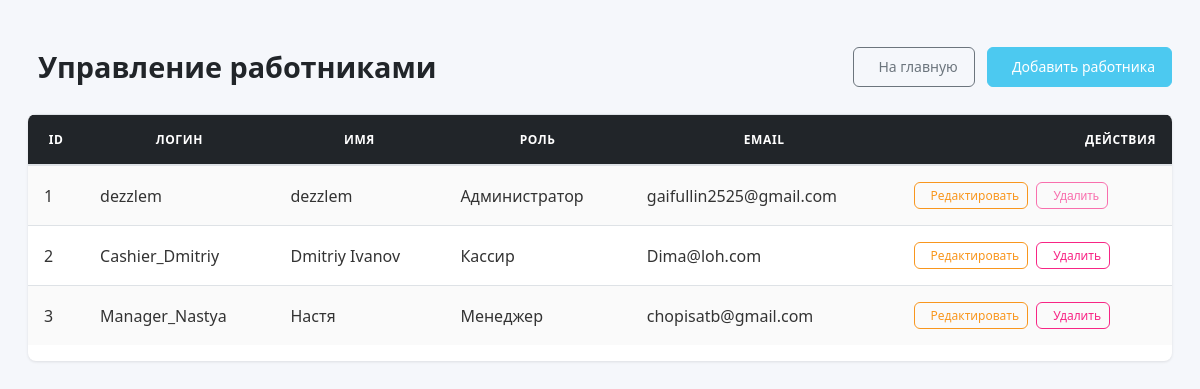
The app's page /receipts/employees/ (signed in) with its own data.
### receipts/models.py (models this page shows, shortened)
class CustomUser(AbstractUser):
    ROLES = (
        ('cashier', 'Кассир'),
        ('manager', 'Менеджер'),
        ('admin', 'Администратор'),
    )
    role = models.CharField(max_length=10, choices=ROLES, default='cashier')
    def get_full_name(self):
        return f"{self.first_name} {self.last_name}".strip() or self.username
    class Meta:
        verbose_name = 'Пользователь'
        verbose_name_plural = 'Пользователи'
        db_table = 'custom_user'
    def get_role_display(self):
        return dict(self.ROLES).get(self.role, self.role)

### receipts/urls.py (the view)
    def wrapper(request, *args, **kwargs):
        if not request.user.is_authenticated or request.user.role != 'admin':
            from django.contrib.auth.views import redirect_to_login
            from django.urls import reverse
            return redirect_to_login(reverse('employee_list'))
        return view_func(request, *args, **kwargs)

### receipts/urls.py (called while the page is built)
def admin_required(view_func):
    def wrapper(request, *args, **kwargs):
        if not request.user.is_authenticated or request.user.role != 'admin':
            from django.contrib.auth.views import redirect_to_login
            from django.urls import reverse
            return redirect_to_login(reverse('employee_list'))
        return view_func(request, *args, **kwargs)
    return wrapper

### receipts/views.py (called while the page is built)
@login_required
def employee_list(request):
    if request.user.role != 'admin':
        raise PermissionDenied
    employees = CustomUser.objects.all().order_by('role', 'username')
    return render(request, 'receipts/employee_list.html', {
        'employees': employees
    })

### receipts/templates/receipts/employee_list.html (shortened to what this page needs)
{% block content %}
<div class="container mt-4">
    <div class="d-flex justify-content-between mb-4">
        <h1> Управление работниками</h1>
        <div>
            <a href="{% url 'receipt_list' %}" class="btn btn-outline-secondary me-2">
                 На главную
            </a>
            <a href="{% url 'register' %}" class="btn btn-success">
                 Добавить работника
            </a>
        </div>
    </div>
    <div class="table-responsive">
        <table class="table table-striped table-hover">
            <thead class="table-dark">
                <tr>
                    <th>ID</th>
                    <th>Логин</th>
                    <th>Имя</th>
                    <th>Роль</th>
                    <th>Email</th>
                    <th class="text-end">Действия</th>
                </tr>
            </thead>
            <tbody>
                {% for employee in employees %}
                <tr>
                    <td>{{ employee.id }}</td>
                    <td>{{ employee.username }}</td>
                    <td>{{ employee.get_full_name }}</td>
                    <td>{{ employee.get_role_display }}</td>
                    <td>{{ employee.email }}</td>
                    <td class="text-end">
                        <div class="btn-group">
                            {% if perms.auth.change_user %}
                            <a href="{% url 'admin:receipts_customuser_change' employee.id %}"
                               class="btn btn-sm btn-outline-warning">
                                 Редактировать
                            </a>
                            {% else %}
                            <button class="btn btn-sm btn-outline-warning" disabled>
                                <i class="bi bi-pencil"></i> Редактировать
                            </button>
                            {% endif %}
                            {% if employee != request.user and perms.auth.delete_user %}
                            <a href="{% url 'admin:receipts_customuser_delete' employee.id %}"
                               class="btn btn-sm btn-outline-danger">
                                 Удалить
                            </a>
                            {% else %}
                            <button class="btn btn-sm btn-outline-danger" disabled>
                                 Удалить
                            </button>
                            {% endif %}
                        </div>
                    </td>
                </tr>
                {% endfor %}
            </tbody>
        </table>
    </div>
</div>
{% endblock %}

### receipts/templates/receipts/employee_list.html (style rules this page uses)
.container { max-width: 1200px; margin: 0 auto; padding: 20px; }
.d-flex { display: flex; flex-wrap: wrap; align-items: center; }
.justify-content-between { justify-content: space-between; }
.mb-4 { margin-bottom: 1.5rem; }
.mt-4 { margin-top: 1.5rem; }
h1 { color: var(--dark); font-weight: 600; font-size: 1.8rem; margin: 0; display: flex; align-items: center; gap: 10px; }
.btn { display: inline-flex; align-items: center; justify-content: center; padding: 0.5rem 1rem; border-radius: 0.375rem; font-weight: 500; transition: all 0.2s ease; text-decoration: none; border: 1px solid transparent; font-size: 0.875rem; gap: 0.5rem; }
.btn-sm { padding: 0.25rem 0.5rem; font-size: 0.75rem; }
.btn-group { display: flex; gap: 0.5rem; }
.btn-outline-secondary { color: var(--gray); border-color: var(--gray); background-color: transparent; }
.btn-success { background-color: var(--success); color: var(--white); border-color: var(--success); }
.btn-outline-warning { color: var(--warning); border-color: var(--warning); background-color: transparent; }
.btn-outline-danger { color: var(--danger); border-color: var(--danger); background-color: transparent; }
.btn:disabled { opacity: 0.65; cursor: not-allowed; }
.me-2 { margin-right: 0.5rem; }
.table-responsive { overflow-x: auto; border-radius: 0.5rem; box-shadow: 0 1px 3px rgba(0, 0, 0, 0.1); background-color: var(--white); }
.table { width: 100%; border-collapse: collapse; margin-bottom: 1rem; }
.table th, .table td { padding: 1rem; vertical-align: middle; border-top: 1px solid #dee2e6; }
.table thead th { vertical-align: bottom; border-bottom: 2px solid #dee2e6; background-color: var(--dark); color: var(--white); font-weight: 600; text-transform: uppercase; font-size: 0.75rem; letter-spacing: 0.05em; }
.table-striped tbody tr:nth-of-type(odd) { background-color: rgba(0, 0, 0, 0.02); }
.text-end { text-align: right; }
.table tbody tr { animation: fadeIn 0.3s ease forwards; }
.table tbody tr:nth-child(1) { animation-delay: 0.1s; }
.table tbody tr:nth-child(2) { animation-delay: 0.2s; }
.table tbody tr:nth-child(3) { animation-delay: 0.3s; }

### records on screen
CustomUser: id "1", username "dezzlem", get_full_name "dezzlem", role "Администратор", email "gaifullin2525@gmail.com", is_active "Редактировать", shows "Удалить"
CustomUser: id "2", username "Cashier_Dmitriy", get_full_name "Dmitriy Ivanov", role "Кассир", email "Dima@loh.com", shows "Удалить"
CustomUser: id "3", username "Manager_Nastya", get_full_name "Настя", role "Менеджер", email "chopisatb@gmail.com", shows "Удалить"
